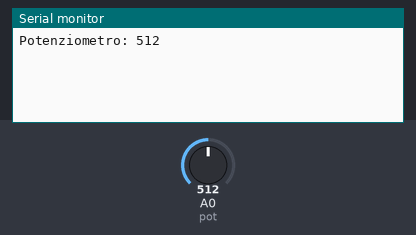
The sketch below on a simulated Arduino Uno, built with avr-gcc and run on an emulated ATmega328P. Parts: the last lines printed to the serial monitor. The inputs (shaded band) are chosen by the test bench; at power-on: A0 (pot) = 512.

Above: at 1.2 s.
1.3 s: A0 (pot) set to 716
At 2.2 s:
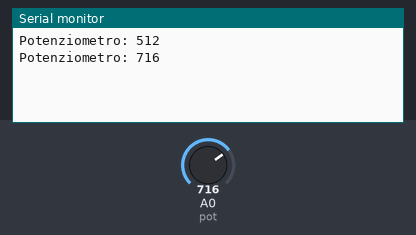
2.8 s: A0 (pot) set to 900
At 4.0 s:
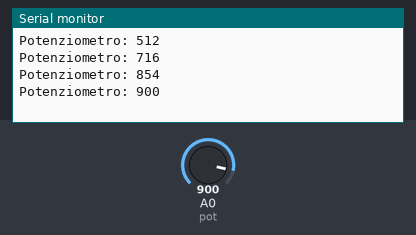
Timing chart, 0 to 5.8 s (numbered marks = the images above; inputs shaded):
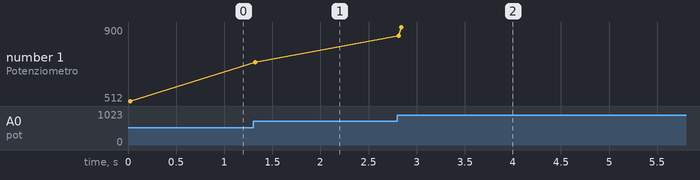

The sketch:

sketch_4d.ino
```cpp
/*
	Leggere il valore di un potenziometro sul terminale seriale solo se è cambiato significativamente.
 */

const int pot = A0, sample = 200;// error = 3;
unsigned long val, lastVal;

void setup ()
{
	Serial.begin(9600);		// inizializza a velocità 9600
	pinMode(pot, INPUT);	// impostiamo come input
}

void loop ()
{
	val = 0;

	for(int i=0; i<sample; i++)
	{
	    val += analogRead(pot);
	}

	val /= sample;

	if (lastVal != val)
	{
		Serial.print("Potenziometro: ");
		Serial.println(val);							// scriviamo e andiamo a capo
	}

	lastVal = val;
}
```

Measured:
- after the input at 1.3 s, the serial monitor: prints a new line at once (image 1)
- after the input at 2.8 s, the serial monitor: prints a new line at once (image 2)
- plotted number 1: 512 → 716 after the input at 1.3 s, 716 → 900 after the input at 2.8 s
